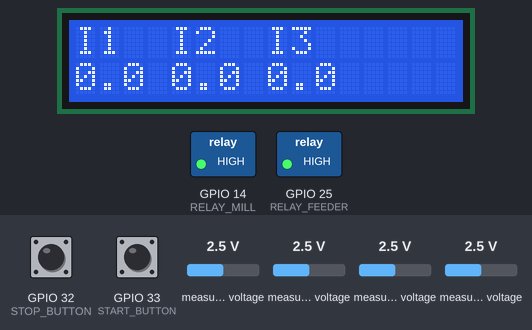
The sketch below on a simulated ESP32. Shown: 16×2 character LCD, switched loads named in the sketch (green lamp = pin HIGH). The inputs (shaded band) are chosen by the test bench; at power-on: GPIO 33 (START_BUTTON) HIGH, measured voltage 2.5 V, GPIO 32 (STOP_BUTTON) HIGH.

Above: at 2.2 s.
2.3 s: GPIO 33 (START_BUTTON) pulled LOW for 0.15 s
At 3.0 s:
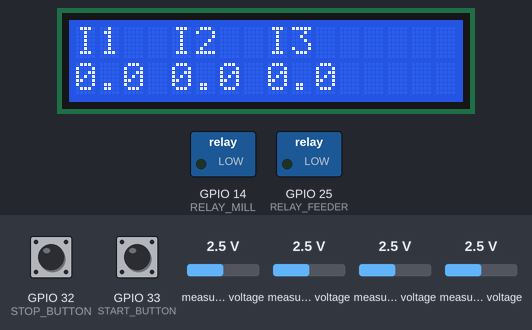
3.9 s: measured voltage (sensor 200) set to 0.1 V
At 4.9 s:
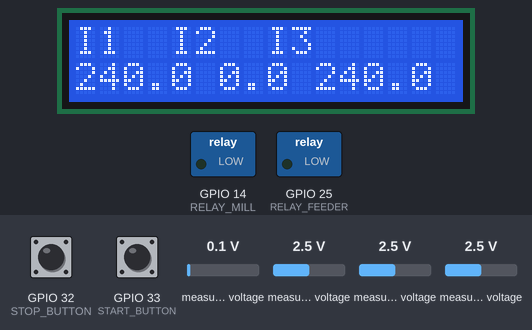
5.7 s: measured voltage (sensor 201) set to 0.1 V
At 7.4 s:
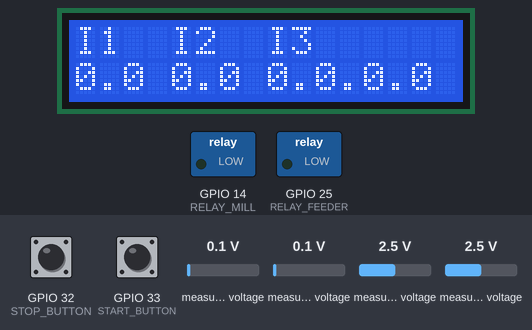
7.8 s: measured voltage (sensor 202) set to 0.1 V
At 9.0 s:
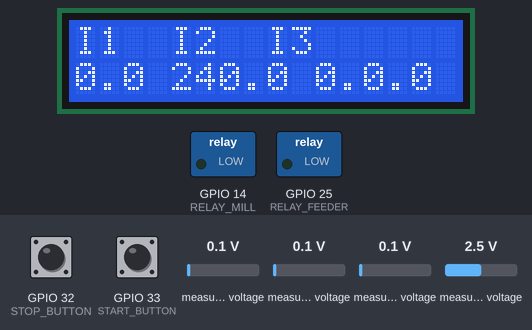
10.0 s: measured voltage (sensor 203) set to 1.2 V
At 11.2 s:
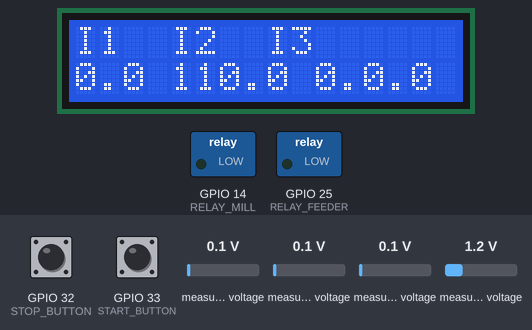
11.5 s: measured voltage (sensor 200) set to 1.2 V
At 12.9 s:
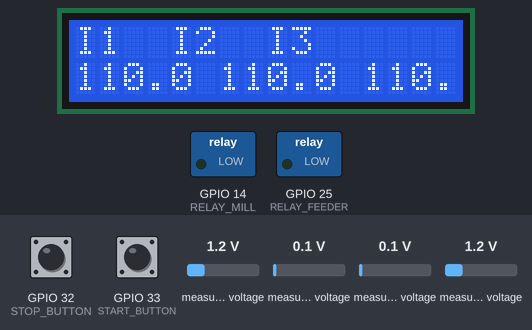
Timing chart, 0 to 14.5 s (numbered marks = the images above; inputs shaded):
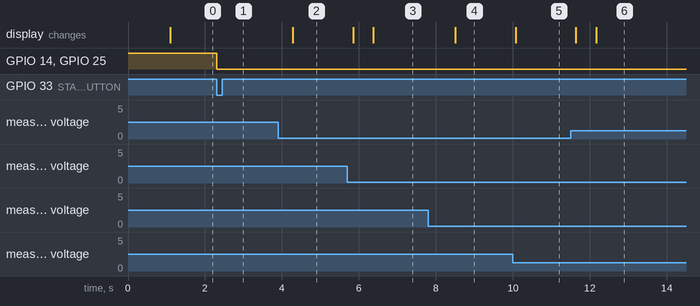

The sketch:

ctcode.ino
```cpp
#include <Wire.h>
#include <LiquidCrystal_I2C.h>
#include <Adafruit_ADS1X15.h>

// LCD
LiquidCrystal_I2C lcd(0x27, 16, 2);

// ADS1115 Modules
Adafruit_ADS1115 ads1;  // Address 0x48
Adafruit_ADS1115 ads2;  // Address 0x49

// Relay & Button Pins
#define RELAY_MILL    14
#define RELAY_FEEDER  25
#define START_BUTTON  33
#define STOP_BUTTON   32

// State
volatile bool millRunning = false;
float ct1_current = 0.0;
float ct2_current = 0.0;
float ct3_current = 0.0;

// Task Handles
TaskHandle_t TaskCurrent;
TaskHandle_t TaskButtons;

void setup() {
  Serial.begin(115200);

  // Pins
  pinMode(RELAY_MILL, OUTPUT);
  pinMode(RELAY_FEEDER, OUTPUT);
  pinMode(START_BUTTON, INPUT_PULLUP);
  pinMode(STOP_BUTTON, INPUT_PULLUP);

  digitalWrite(RELAY_MILL, HIGH);    // OFF state
  digitalWrite(RELAY_FEEDER, HIGH);  // OFF state

  // LCD
  lcd.init();
  lcd.backlight();
  lcd.setCursor(0, 0);
  lcd.print("Mill Controller");
  delay(1000);
  lcd.clear();

  // ADC Init
  ads1.begin(0x48);
  ads2.begin(0x49);

  // Tasks
  xTaskCreatePinnedToCore(readCurrentTask, "ReadCurrent", 10000, NULL, 1, &TaskCurrent, 0);
  xTaskCreatePinnedToCore(handleButtonsTask, "HandleButtons", 10000, NULL, 1, &TaskButtons, 1);
}

void loop() {
  // Update display
  lcd.setCursor(0, 0);
  lcd.print("I1  I2  I3");

  lcd.setCursor(0, 1);
  lcd.print(ct1_current, 1); lcd.print(" ");
  lcd.print(ct2_current, 1); lcd.print(" ");
  lcd.print(ct3_current, 1);

  delay(500);
}

// ===================== TASK: READ CURRENT =====================

void readCurrentTask(void * parameter) {
  for(;;) {
    ct1_current = readCT(ads1.readADC_Differential_0_1());
    ct2_current = readCT(ads1.readADC_Differential_2_3());
    ct3_current = readCT(ads2.readADC_Differential_0_1());
    vTaskDelay(200 / portTICK_PERIOD_MS);
  }
}

float readCT(int16_t raw_adc) {
  float voltage = abs(raw_adc) * 0.0001875;  // ADS1115 step size
  float current = voltage / 0.01;            // SCT-013 scaling
  return current;
}

// ===================== TASK: HANDLE BUTTONS =====================

void handleButtonsTask(void * parameter) {
  for(;;) {
    if (digitalRead(START_BUTTON) == LOW) {
      millRunning = true;
      digitalWrite(RELAY_MILL, LOW);
      digitalWrite(RELAY_FEEDER, LOW);
      delay(300);
    }

    if (digitalRead(STOP_BUTTON) == LOW) {
      millRunning = false;
      digitalWrite(RELAY_MILL, HIGH);
      digitalWrite(RELAY_FEEDER, HIGH);
      delay(300);
    }

    vTaskDelay(10 / portTICK_PERIOD_MS);
  }
}
```

Measured:
- after the input at 2.3 s, GPIO 14 (RELAY_MILL), GPIO 25 (RELAY_FEEDER): HIGH → LOW at once
- after the input at 3.9 s, the display: changes after 0.38 s (image 2)
- after the input at 5.7 s, the display: first changes after 0.15 s (image 3 shows a later state)
- after the input at 7.8 s, the display: changes after 0.70 s (image 4)
- after the input at 10.0 s, the display: changes after 0.07 s (image 5)
- after the input at 11.5 s, the display: first changes after 0.14 s (image 6 shows a later state)
